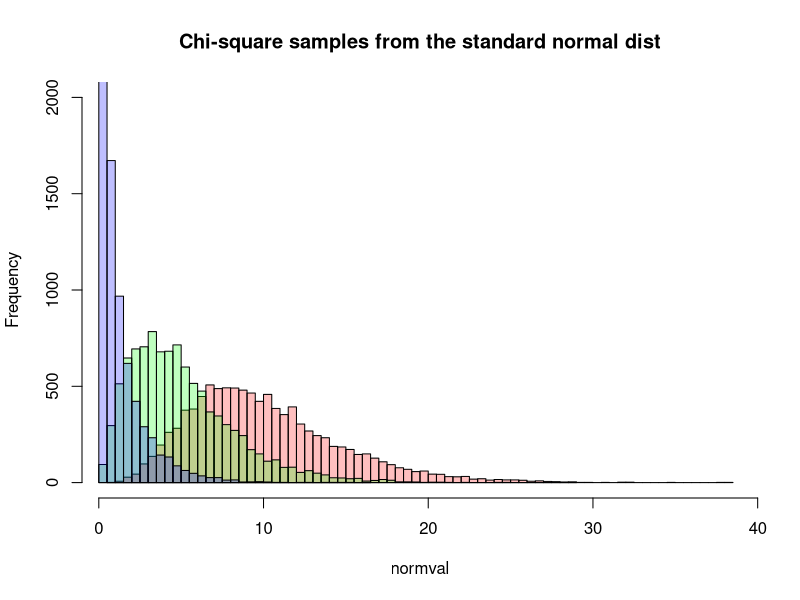

R code for this plot:
## ---- chunk 1
knitr::opts_chunk$set(echo = TRUE)
## ---- chunk 2
#################

# Sample size k = 10 ==> Chi-squared degrees of freedom = 10
chik=10
normval=numeric()
for (i in 1:10000) {  # repeat this 10000 times
  
  # Randomly sample k items from the standard normal distribution
  # then take the sum of squared values of the random samples
  normval[i]=sum(rnorm(chik)**2)
}

# make a histogram of the results
hist(normval, breaks=100, # make 100 bins on the x-axis
     col=rgb(1,0,0,.25),  # make it red, with 25% transparency
                          # this allows us to show multiple histograms on the same plot
     ylim=c(0,2000),      # set the limits of the y-axis
     main = "Chi-square samples from the standard normal dist"
    )
# Sample size k = 5 ==> Chi-squared degrees of freedom = 5
chik=5
normval=numeric()
for (i in 1:10000) {
  normval[i]=sum(rnorm(chik)**2)
}

# the `add` directive adds the new histogram to the old plot
hist(normval, breaks=75,          # reduce the number of bins since this distribution
                                  # is squished to the left
     col=rgb(0,1,0,.25), add=T)   # green, with 25% transparency

# Sample size k = 1 ==> Chi-squared degrees of freedom = 1
chik=1
normval=numeric()
for (i in 1:10000) {
  normval[i]=sum(rnorm(chik)**2)
}

hist(normval, breaks=50,          # use even fewer bins
     col=rgb(0,0,1,.25), add=T)   # blue, with 25% transparency
## ---- chunk 3
# from above
Case   = c(683,2537)   # total =  3220
Control= c(1498,8747)  # total = 10245

# contingency table with row and col margins, plus grand total
CaseT     = c(Case,    sum(Case))     # = c( 683, 2537,  3220)
ControlT  = c(Control, sum(Control))  # = c(1498, 8747, 10245) 
Totals    = CaseT + ControlT

data_table = rbind(CaseT, ControlT, Totals)
colnames(data_table) = c("Above30", "Below30", "Total")
rownames(data_table) = c("Case", "Control", "Total")
knitr::kable(data_table)
## ---- chunk 4
data_table
N = data_table[3,3]
Case_tot    = data_table[1,3]
Ctl_tot     = data_table[2,3]
Over30_tot  = data_table[3,1]
Under30_tot = data_table[3,2]

Expected = c( Case_tot * Over30_tot / N,
              Ctl_tot  * Over30_tot / N,
              Case_tot * Under30_tot / N,
              Ctl_tot  * Under30_tot / N)

ExpectedValues = matrix(Expected,nrow=2,ncol=2)
ExpectedValues
## ---- chunk 5
#data_matrix
chisq = sum( (data_table[1:2,1:2] - ExpectedValues)^2 / ExpectedValues )
chisq
pchisq(chisq, df = 1, lower.tail = F)
## ---- chunk 6
chisq.test(data_table[1:2,1:2])     # default is correct = TRUE
chisq.test(data_table[1:2,1:2])$p.value

# result is the same regardless of table orientation
chisq.test(t(data_table[1:2,1:2]))$p.value
## ---- chunk 7
# Yates' correction for continuity
chisq = sum( (abs(data_table[1:2,1:2] - ExpectedValues) - 0.5)^2 / ExpectedValues )
chisq
pchisq(chisq, df = 1, lower.tail = F)
## ---- chunk 8
## two-sample test for equal proportions
# prop.test(x,n,p=NULL,correct=TRUE)
#   look at the help section on how to use this command:
#     x = vector or 1D table with 2 entries giving # of "successes" in each sample,
#         or (SEE BELOW) a 2x2 table or matrix with # of sucesses and failures
#     n = vector giving total number of samples
#     correct = correction for continuous approximation of the binomial (default)

## Data --
# Case group (with cancer):         683/3220 are in "Above30" group
# Control group (without cancer): 1498/10245 are in "Above30" group

## Syntax method 1: using raw data
# "successes" are "Above30", so            x = c( 683, 1498)
# totals in each group (Case, Control) are n = c(3220,10245)

prop.test(c(683,1498),c(3220,10245), alternative="greater") 

## Syntax method 2: using a matrix
# Notes:
#  1) If a matrix is given instead of vector x, then n is ignored.
#  2) A two-dimensional table (or matrix) is expected with 2 COLUMNS giving 
#     the number of "successes" (Above30) and "failures" (Under30), respectively.
#     Thus, the ROWS are the samples being compared (Case, Control).


prop.test(data_table[1:2,1:2], alternative="greater")

# The function returns a data structure with a lot of different pieces of information.
# You can recover the p-value directly from the test result:
prop.test(data_table[1:2,1:2], alternative="greater")$p.value

# NOTE: if table orientation is flipped, we change our frame of reference, 
# so the reported proportions and confidence interval are different ...
prop.test(t(data_table[1:2,1:2]), alternative="greater")

# ... but the p-value is the same!
# This is because the test statistic itself is agnostic to table orientation.
prop.test(t(data_table[1:2,1:2]), alternative="greater")$p.value

# Note that `prop.test` reports the Chi-squared statistic ("X-squared") with df = 1.
# Though the conceptual framework is different, the z-score and X-squared statistics
# are mathematically equivalent for two-way comparisons. 
# (In fact, for a two-sided test, `prop.test` calls `chisq.test` underneath.)
# You can examine the code for this (or any) function using `getAnywhere(prop.test)`.
## ---- chunk 9
chisq.test(data_table[1:2,1:2])$p.value

# two-sided prop.test
prop.test(c(683,1498),c(3220,10245))$p.value
## ---- chunk 10

## ---- chunk 11

## ---- chunk 12



## ---- chunk 13
